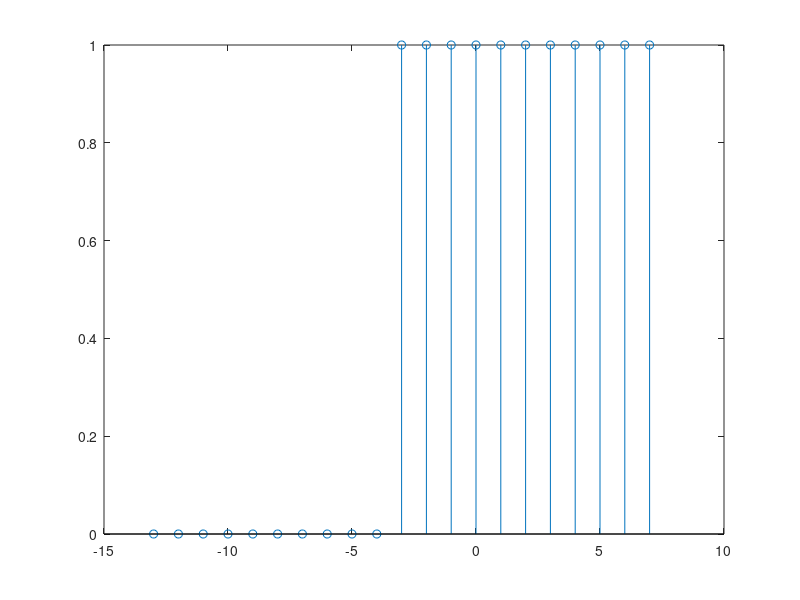

The MATLAB source for this figure:
%% clear
clc
clear all
close all

%% declare
a = -3;
n = (a-10):1:(a+10);
d = [zeros(1,10) ones(1,11)];

%% plot
stem(n, d);

